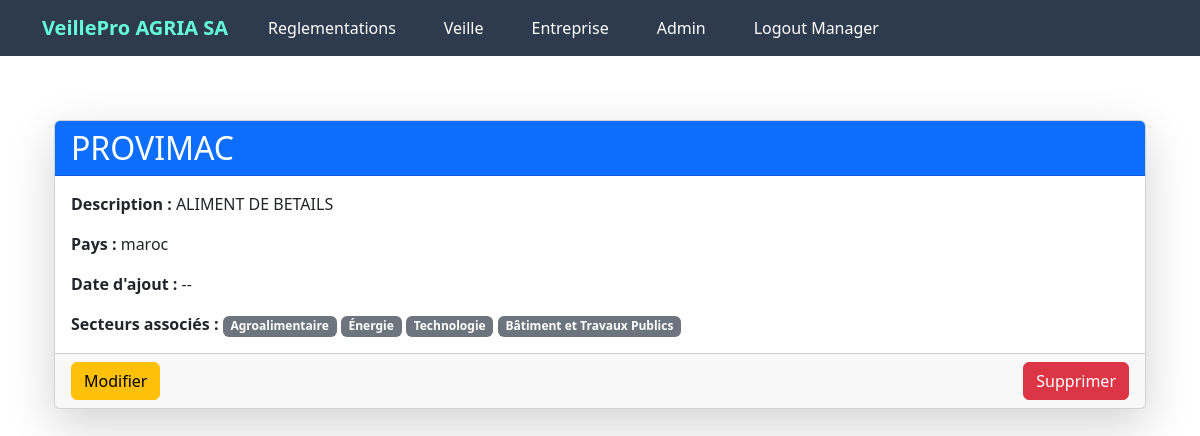
/entreprise/1 (signed in), run on the app's committed database.
### app/models.py (models this page shows, shortened)
class Entreprise(db.Model):
    __tablename__ = 'entreprise'
    id = db.Column(db.Integer, primary_key=True)
    nom = db.Column(db.String(100), nullable=False, unique=True )
    description = db.Column(db.Text, nullable=True)
    pays = db.Column(db.String(100), nullable=True)
    date_creation = db.Column(db.Date, nullable=True)
    utilisateurs = db.relationship('User', backref='entreprise', lazy=True,  cascade="all, delete-orphan")
    reglementations = db.relationship('EntrepriseReglementation', backref='entreprise', lazy=True,  cascade="all, delete-orphan")
    notifications = db.relationship('Notification', backref='entreprise', lazy=True)
    audits = db.relationship('Audit', backref='entreprise', lazy=True)
    secteurs = db.relationship('Secteur', secondary='entreprise_secteur', back_populates='entreprises')

class User(db.Model, UserMixin):
    __tablename__ = 'utilisateur'
    id = db.Column(db.Integer, primary_key=True)
    name = db.Column(db.String(50), nullable=False, unique=True)
    email = db.Column(db.String(120), unique=True, nullable=False)
    role = db.Column(db.Enum(RoleUtilisateur), nullable=False)
    password_hash = db.Column(db.String(128), nullable=False)
    entreprise_id = db.Column(db.Integer, db.ForeignKey('entreprise.id'), nullable=True)

class Secteur(db.Model):
    __tablename__ = 'secteur'
    id = db.Column(db.Integer, primary_key=True)
    nom = db.Column(db.String(100), unique=True, nullable=False)
    description = db.Column(db.Text, nullable=True)
    entreprises = db.relationship('Entreprise', secondary='entreprise_secteur', back_populates='secteurs')
    reglementations = db.relationship('ReglementationSecteur', back_populates='secteur', lazy=True)

### app/routes/entreprise.py (the view)
@bp.route('/entreprise/<int:entreprise_id>', methods=['GET'])
@login_required
def afficher_entreprise(entreprise_id):
    entreprise = Entreprise.query.filter_by(id=entreprise_id).first_or_404()
    utilisateurs = User.query.filter_by(entreprise_id=entreprise.id).all()
    return render_template(
        'entreprise/afficher_entreprise.html',
        entreprise=entreprise,
        utilisateurs=utilisateurs
    )

### app/templates/entreprise/afficher_entreprise.html
{% extends "layout.html" %}
{% block content %}
<div class="container my-5">
    <div class="card shadow-lg">
        <div class="card-header bg-primary text-white">
            <h2 class="mb-0">{{ entreprise.nom }}</h2>
        </div>
        <div class="card-body">
            <p class="card-text"><strong>Description :</strong> {{ entreprise.description or "Non spécifiée" }}</p>
            <p class="card-text"><strong>Pays :</strong> {{ entreprise.pays or "Non spécifié" }}</p>
            <p class="card-text"><strong>Date d'ajout :</strong>
                {{ entreprise.date_creation.strftime('%d/%m/%Y') if entreprise.date_creation else '--' }}
            </p>
            {% if entreprise.secteurs %}
            <div>
                <strong>Secteurs associés :</strong>
                {% for secteur in entreprise.secteurs %}
                <span class="badge bg-secondary">{{ secteur.nom }}</span>
                {% endfor %}
            </div>
            {% else %}
            <p class="text-muted">Aucun secteur associé.</p>
            {% endif %}
        </div>
        <div class="card-footer d-flex justify-content-between">
            <a href="{{ url_for('entreprise.modifier_entreprise', entreprise_id=entreprise.id) }}" class="btn btn-warning">Modifier</a>
            <form action="{{ url_for('entreprise.supprimer_entreprise', entreprise_id=entreprise.id) }}" method="POST" class="d-inline" onsubmit="return confirm('Êtes-vous sûr de vouloir supprimer cette entreprise ?');">
                <button type="submit" class="btn btn-danger">Supprimer</button>
            </form>
        </div>
    </div>
</div>
{% endblock %}

### app/templates/layout.html (shortened to what this page needs)
<!DOCTYPE html>
<html lang="en">
  <head>
    <link
      href="https://cdn.jsdelivr.net/npm/bootstrap@5.3.3/dist/css/bootstrap.min.css"
      rel="stylesheet"
 />
    <link rel="stylesheet"
      href="{{ url_for('static', filename='main.css') }}" />
    <link rel="stylesheet"
      href="https://cdnjs.cloudflare.com/ajax/libs/font-awesome/6.0.0-beta3/css/all.min.css">
  </head>
  <body class="layout-body">
    {% if current_user.is_authenticated %}
    <header class="site-header sticky-top">
      <nav class="navbar navbar-expand-lg navbar-dark">
        <div class="container">
          <a class="navbar-brand" href="/">VeillePro
            {{current_user.entreprise.nom}}</a>
          <div class="collapse navbar-collapse" id="navbarToggle">
            <ul class="navbar-nav me-auto mb-2 mb-lg-0">
              <li class="nav-item">
                <a class="nav-link text-white"
                  href="{{ url_for('reglement.liste_reglementations') }}">
                  Reglementations
                </a>
              </li>
              <li class="nav-item">
                <a class="nav-link text-white"
                  href="{{ url_for('entreprise.afficher_veille', entreprise_id=current_user.entreprise_id) }}">
                  Veille
                </a>
              </li>
              <li class="nav-item">
                <a class="nav-link text-white"
                  href="{{ url_for('entreprise.afficher_entreprise', entreprise_id=current_user.entreprise_id) }}">
                  Entreprise
                </a>
              </li>
              <li class="nav-item">
                <a class="nav-link text-white"
                  href="{{ url_for('manager.liste_utilisateurs', entreprise_id=current_user.entreprise.id) }}">
                  Admin
                </a>
              </li>
              <li class="nav-item">
                <a class="nav-link text-white"
                  href="{{ url_for('admin.logout') }}">Logout {{
                  current_user.role.value }}</a>
              </li>
            </ul>
          </div>
        </div>
      </nav>
    </header>
    {% endif %}
    <div class="container mt-3">
        {% include 'main/flash_msg.html' %} {%block content %}
        {% endblock %}</div>
    <link
      href="https://cdnjs.cloudflare.com/ajax/libs/select2/4.0.13/css/select2.min.css"
      rel="stylesheet" />
  </body>
</html>

### app/static/main.css (style rules this page uses)
:root { --nomai: #5d91a5; --vert: #797d73; --roze: #fc83cd33; --blue: #0b76b488; --primary-color: #0a192f; --secondary-color: #172a45; --accent-color: #64ffda; --text-primary: #ccd6f6; --background-light: #233554; }
body { font-family: 'Segoe UI', system-ui, -apple-system, sans-serif; background-color: var(--primary-color); color: var(--text-primary); }
.navbar { background-color: var(--nomai); }
.nav-link { font-weight: 500; position: relative; border: none; }
@media (min-width: 768px) { .nav-link { font-size: 1rem; } }
@media (min-width: 768px) { .nav-link::before { content: ''; position: absolute; bottom: 0; left: 50%; transform: translatex(-50%); width: 0%; height: 2px; background-color: white; visibility: hidden; transition: 0.3s ease-in-out; } }
.btn { min-width: auto; }
:root { --primary-color: #0a192f; --secondary-color: #172a45; --accent-color: #64ffda; --text-primary: #ccd6f6; --text-secondary: #8892b0; --background-light: #233554; }
.navbar { background-color: rgba(10, 25, 47, 0.85); backdrop-filter: blur(10px); }
.navbar-brand { color: var(--accent-color); font-weight: bold; }
.nav-link { color: var(--text-primary); margin: 0 1rem; position: relative; }
.nav-link::after { content: ''; position: absolute; width: 0; height: 2px; bottom: 0; left: 0; background-color: var(--accent-color); transition: width 0.3s ease; }
.layout-body { background-color: white !important; color: var(--text-secondary); color: var(--primary-color); }

### data on the page
Entreprise: entreprise.nom "AGRIA SA"
User: role.value "Manager"
Entreprise: nom "PROVIMAC", description "ALIMENT DE BETAILS", pays "maroc", date_creation "--"
Secteur: nom "Agroalimentaire"
Secteur: nom "Énergie"
Secteur: nom "Technologie"
Secteur: nom "Bâtiment et Travaux Publics"
